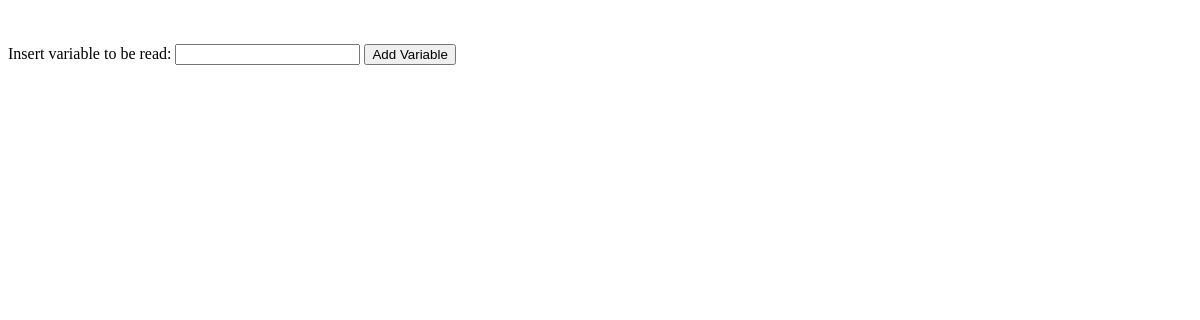
Before: /add_variable/3/ with the older database file.
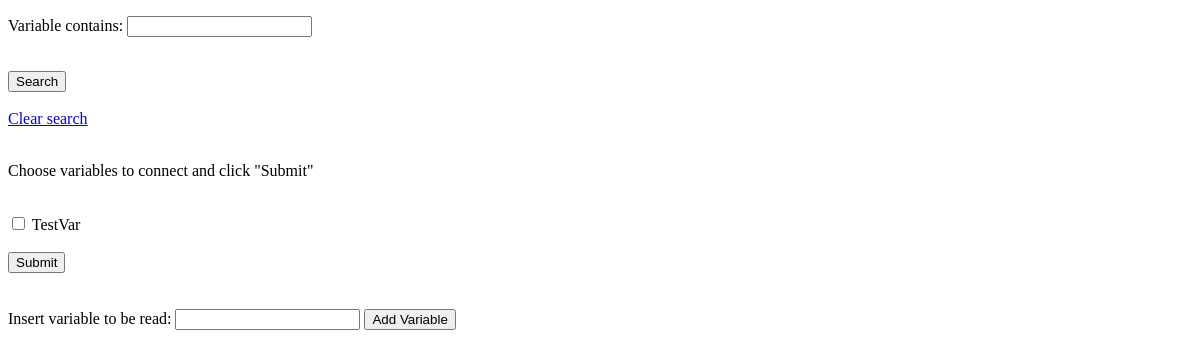
After: the same page with the newer database file.
### PLCControl/models.py (models this page shows)
class Variables(models.Model):
    variable = models.CharField(max_length=255)
    variables = ForeignKey(Connectionparameters, on_delete=models.CASCADE)
    def __str__(self):
        return self.variable

### PLCControl/views.py (the view, shortened to what this page needs)
# urls.py: path('add_variable/<int:id>/', AddVariable.as_view(), name="add_variable")
class AddVariable(View):
    def __init__(self, **kwargs):
        super().__init__(**kwargs)
    def get(self, request, id):
        variables_for_project = Variables.objects.filter(variables=id)
        form = GetPLCVariablesFrom()
        if not variables_for_project:
            context = {"id": id,
                       "filter": False,
                       "form": form}
        else:
            myFilter = VariableFilter(request.GET, queryset=Variables.objects.all())
            if "search" in request.GET:
                variables_for_project = myFilter.qs
            context = {"id": id,
                       "filter": True,
                       "variables_for_project": variables_for_project,
                       "myFilter": myFilter,
                       "form": form}
        return render(request, "add_variable.html", context=context)

### PLCControl/forms.py
class GetPLCVariablesFrom(forms.Form):
    variable = forms.CharField(label='Insert variable to be read', required=False)

### PLCControl/templates/add_variable.html (shortened to what this page needs)
<!DOCTYPE html>
<html lang="en">
<head>
</head>
<body>
    {% if filter %}
    <form method="get" autocomplete="off">
        {{ myFilter.form.as_p }}<br>
        <button type="submit" id = "search" name="search">Search</button><br><br>
        {% if myFilter.is_bound %}
            <a href="{% url 'add_variable' id=id %}">Clear search</a><br>
        {% endif %}
        <br>
        <div>
        <p>Choose variables to connect and click "Submit"</p><br>
        {% if variables_for_project %}
            {% for variable in variables_for_project %}
            <input type="checkbox" id= "{{ variable }}" name="{{ variable }}" value="selected">
                {{ variable }}
            {% endfor %}
            <br><br><button type="submit">Submit</button>
        {% else %}
            <div>
                <p style="color: red;"> No variable was found for the project. Maybe you have a typingerror in the filter if it was used</p>
            </div><br>
        {% endif %}
        </div>
    </form>
    {% endif %}
    <br><br>
    <form method="post">
        {{ form.variable.label_tag }} {{ form.variable }}
        <button type="submit">Add Variable</button>
    </form>
</body>
</html>

Changed rows visible on the page:
now on this page (row edited): Variables: variable "TestVar"
Other visible differences:
text now shown: "Variable contains: Search Clear search Choose variables to connect and click \"Submit\" Submit"
